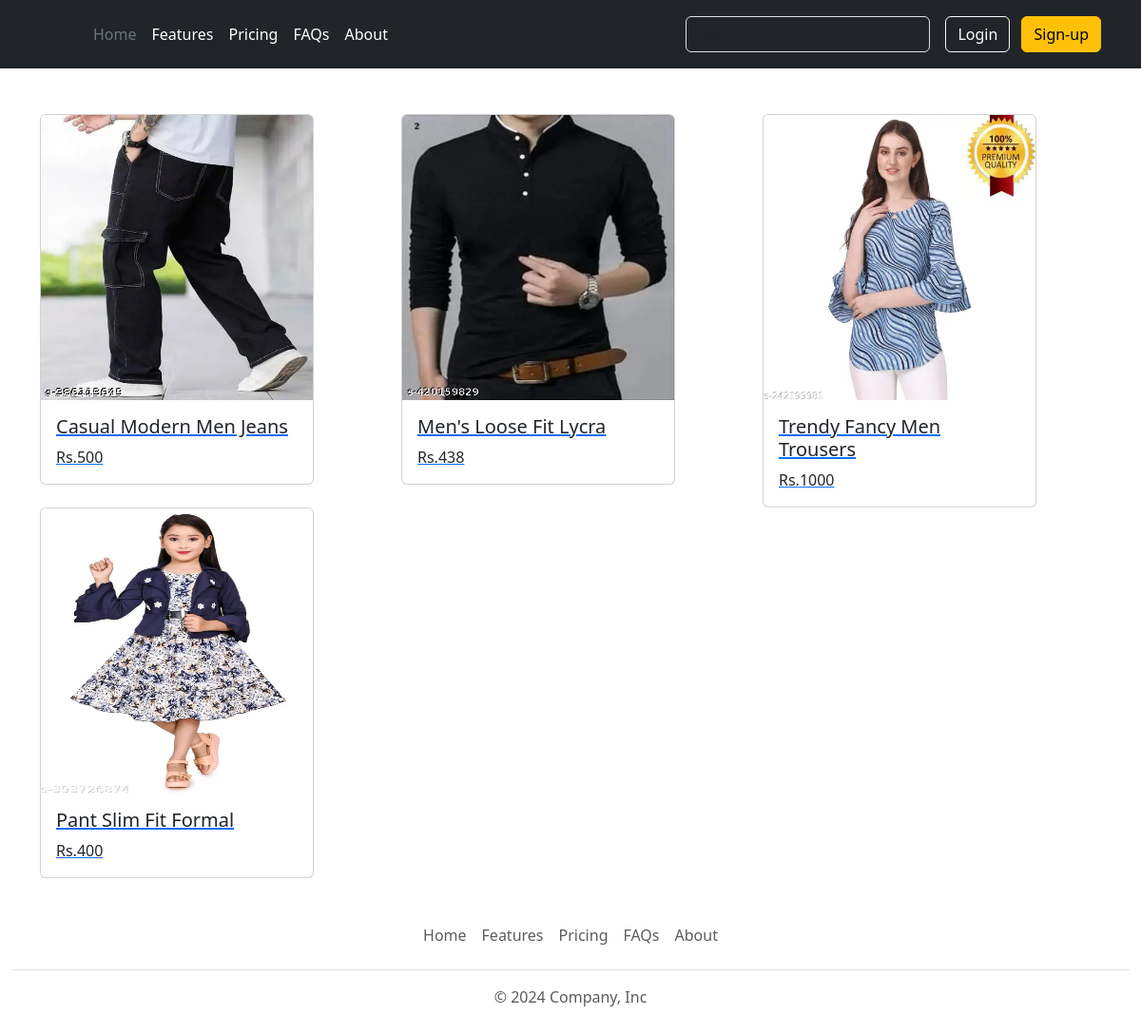
The app's page /product/ with its own data.
### mainapp/models.py (models this page shows, shortened)
class Product(models.Model):
    title = models.CharField(max_length=50)
    price = models.IntegerField()
    description = models.TextField()
    image = models.ImageField(upload_to='media')
    size = models.CharField(max_length=10)
    category = models.CharField(choices=CATEGORY_CHOICE,max_length=50)
    is_avaliable = models.BooleanField()

### mainapp/views.py (the view)
# urls.py: path('product/',views.product),
def product(request):
    product_data = Product.objects.all() # this is a qurey of orm
    context = {
        'product':product_data
    }
    return render(request,'Products.html',context)

### templates/Products.html (shortened to what this page needs)
{% extends "index.html" %} {% block outlet %}
<div class="container mt-5">
  <div class="row">
    {% for i in product %}
    <div class="col">
      <a href="/description/{{i.id}}/">
        <div class="card" style="width: 18rem">
          <img
            src="/media/{{i.image}}"
            class="card-img-top"
            alt="..."
            style="height: 300px"
          />
          <div class="card-body">
            <h5 class="card-title">{{i.title}}</h5>
            <p class="card-text">Rs.{{i.price}}</p>
          </div>
        </div>
      </a>
    </div>
    {% endfor %}
  </div>
</div>
{% endblock %}

### templates/index.html (shortened to what this page needs)
<!DOCTYPE html>
<html lang="en">
<head>
    <link href="https://cdn.jsdelivr.net/npm/bootstrap@5.3.3/dist/css/bootstrap.min.css" rel="stylesheet">
</head>
<body>
    <header class="p-3 text-bg-dark">
        <div class="container">
          <div class="d-flex flex-wrap align-items-center justify-content-center justify-content-lg-start">
            <a href="/" class="d-flex align-items-center mb-2 mb-lg-0 text-white text-decoration-none">
              <svg class="bi me-2" width="40" height="32" role="img" aria-label="Bootstrap"><use xlink:href="#bootstrap"></use></svg>
            </a>
            <ul class="nav col-12 col-lg-auto me-lg-auto mb-2 justify-content-center mb-md-0">
              <li><a href="#" class="nav-link px-2 text-secondary">Home</a></li>
              <li><a href="#" class="nav-link px-2 text-white">Features</a></li>
              <li><a href="#" class="nav-link px-2 text-white">Pricing</a></li>
              <li><a href="#" class="nav-link px-2 text-white">FAQs</a></li>
              <li><a href="#" class="nav-link px-2 text-white">About</a></li>
            </ul>
            <form class="col-12 col-lg-auto mb-3 mb-lg-0 me-lg-3" role="search">
              <input type="search" class="form-control form-control-dark text-bg-dark" placeholder="Search..." aria-label="Search">
            </form>
            <div class="text-end">
              <button type="button" class="btn btn-outline-light me-2">
              <a href="/login/" style="text-decoration: none;color: white;">Login</a>
              </button>
              <button type="button" class="btn btn-warning">
               <a href="/signup/" style="text-decoration: none;color: black;">Sign-up</a>
              </button>
            </div>
          </div>
        </div>
    </header>
    {% block outlet %}{% endblock outlet %}
    <div class="container-fluid">
        <footer class="py-3 my-4">
          <ul class="nav justify-content-center border-bottom pb-3 mb-3">
            <li class="nav-item"><a href="#" class="nav-link px-2 text-body-secondary">Home</a></li>
            <li class="nav-item"><a href="#" class="nav-link px-2 text-body-secondary">Features</a></li>
            <li class="nav-item"><a href="#" class="nav-link px-2 text-body-secondary">Pricing</a></li>
            <li class="nav-item"><a href="#" class="nav-link px-2 text-body-secondary">FAQs</a></li>
            <li class="nav-item"><a href="#" class="nav-link px-2 text-body-secondary">About</a></li>
          </ul>
          <p class="text-center text-body-secondary">© 2024 Company, Inc</p>
        </footer>
    </div>
</body>
</html>

### records on screen
Product: image (picture), title "Casual Modern Men Jeans", price "500"
Product: image (picture), title "Men's Loose Fit Lycra", price "438"
Product: image (picture), title "Trendy Fancy Men Trousers", price "1000"
Product: image (picture), title "Pant Slim Fit Formal", price "400"
